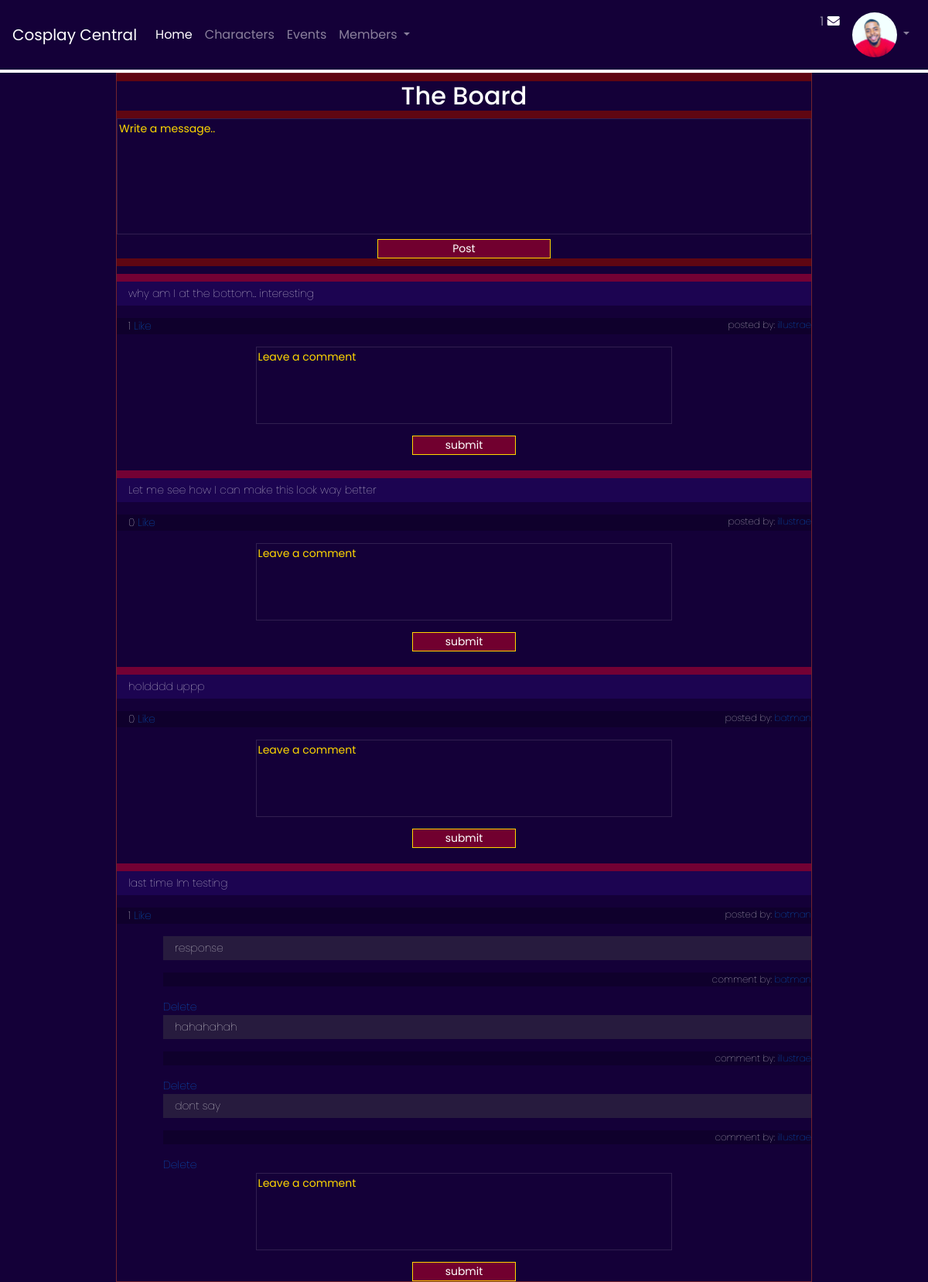
/forum/ (signed in), run on an earlier commit of the app's database.
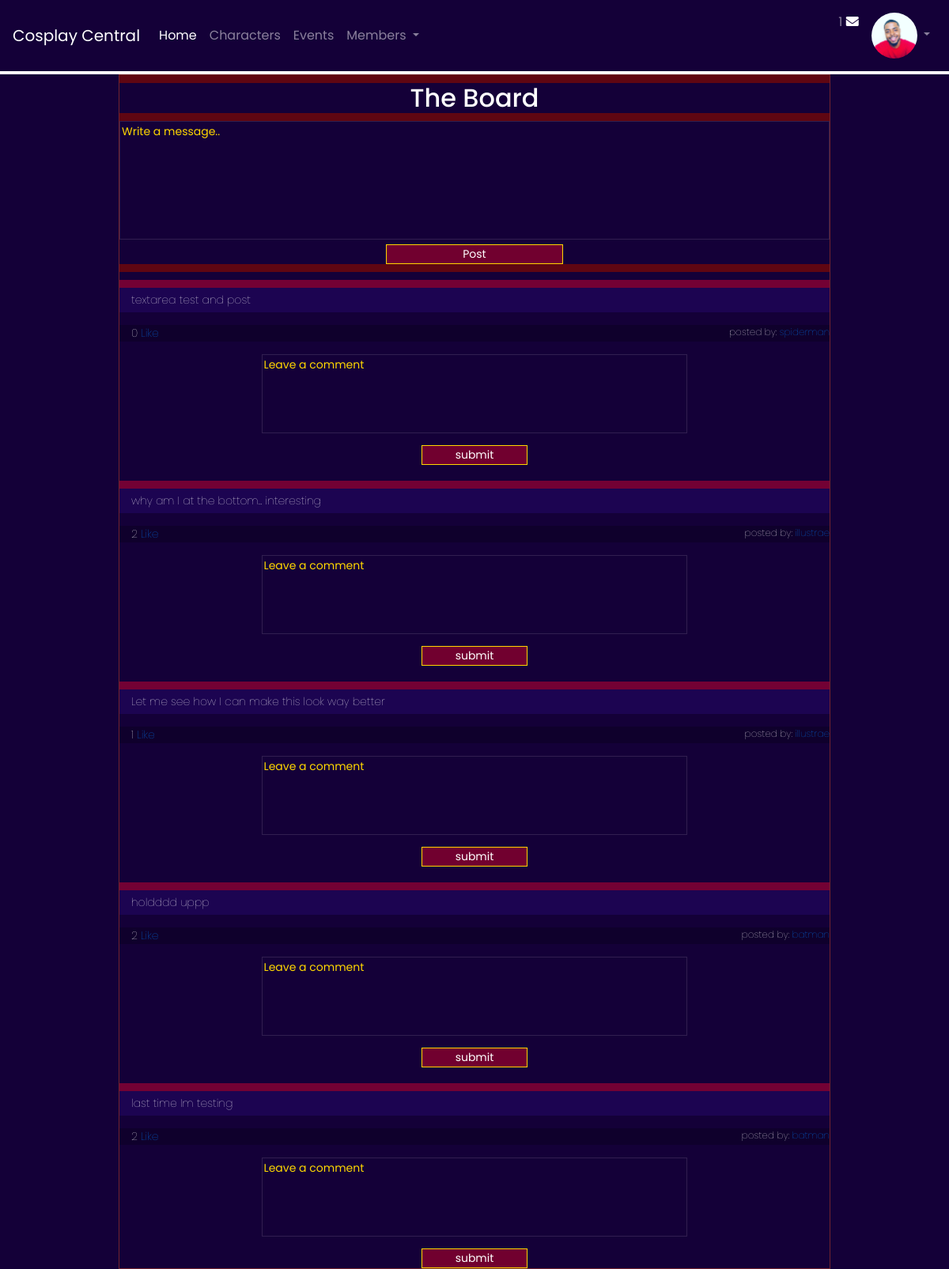
And on a later commit of the database.
### cosplayapp/models.py (models this page shows, shortened)
class Message(models.Model):
    message = models.TextField()
    poster = models.ForeignKey(User, related_name='user_messages', null=True, on_delete=models.CASCADE)
    user_likes = models.ManyToManyField(User, related_name='liked_posts')
    date_created = models.DateTimeField(auto_now_add=True, null=True)

class User(models.Model):
    first_name = models.CharField(max_length=45, null=True)
    last_name = models.CharField(max_length=45, null=True)
    username = models.CharField(max_length=255, null=True)
    email = models.EmailField(unique=True)
    password = models.CharField(max_length=45)
    confirm_pw = models.CharField(max_length=45)
    objects = UserManager()
    date_created = models.DateTimeField(auto_now_add=True)
    date_updated = models.DateTimeField(auto_now=True)

class Comment(models.Model):
    comment = models.TextField()
    poster = models.ForeignKey(User, related_name='user_comments', null=True, on_delete=models.CASCADE)
    wall_message = models.ForeignKey(Message, related_name='post_comments', on_delete=models.CASCADE)
    created_at = models.DateTimeField(auto_now_add=True)

### cosplayapp/views.py (the view)
# urls.py: path('forum/', views.forum),
def forum(request):
    if 'user_id' not in  request.session:
        return redirect('/')
    user = User.objects.get(id=request.session['user_id'])
    context = {
        'user': user,
        'messages': Message.objects.all()
    }
    return render(request, 'forum.html', context)

### cosplayapp/templates/forum.html (shortened to what this page needs)
{% extends 'base.html' %}
{% block content %}
<div class='mainWall' id='mainWall'>
        <h2 id='forWall'>The Board</h2>
        <form action='/wall' method=POST id='wall1'>
        <textarea rows='5' type="text" label='Write' name='mess' id='wallP'>Write a message..</textarea>
        <input type="submit" value="Post" id='postbtn'>
        </form>
<div id="posts">
    {% for post in messages reversed %}
        <div class='one_post'>
        <p class='post'>{{post.message}}</p>
        </div>
        <div id='posted1'>
            <p class='poster' style='text-align:left;'>{{post.user_likes.count}} <a href='/like/{{post.id}}'> Like </a>
                <span style='float:right;font-size:12px;'>
                    posted by: <a href='/userProfile/{{post.poster.id}}'> {{post.poster.username}} </a>
                </span>
            </p>
<div id='comments1'>
    {% for comment in post.post_comments.all %}
        <p class='comments2'style='padding-left:15px;'> {{comment.comment}}</p>
        <p class='comments3' style='text-align:right;font-size:12px'> comment by: <a href='/userProfile/{{post.poster.id}}'>{{comment.poster.username}}</a></p>
        <a href="/delete/{{comment.id}}">Delete</a>
    {% endfor %}
</div>
<div id='comments4'>
    <form action='/add_comment/{{post.id}}' method=POST id='wall2'>
    <textarea rows='2' type='text' name='comment' id='commentP'>Leave a comment</textarea>
    <input type='submit' value='submit' id='commentbtn'>
            </form>
        </div>
    {% endfor %}
</div>
{% endblock content %}

What changed in the data, as far as the page shows it:
removed Comment: comment "response", poster.username "batman", shown under Message "last time Im testing"
removed Comment: comment "hahahahah", poster.username "illustrae", shown under Message "last time Im testing"
removed Comment: comment "dont say", poster.username "illustrae", shown under Message "last time Im testing"
added Message: message "textarea test and post", user_likes.count "0", poster.username "spiderman"
computed for Message "why am I at the bottom... interesting": user_likes.count "1" → "2"
computed for Message "Let me see how I can make this look way better": user_likes.count "0" → "1"
computed for Message "holdddd uppp": user_likes.count "0" → "2"
computed for Message "last time Im testing": user_likes.count "1" → "2"
